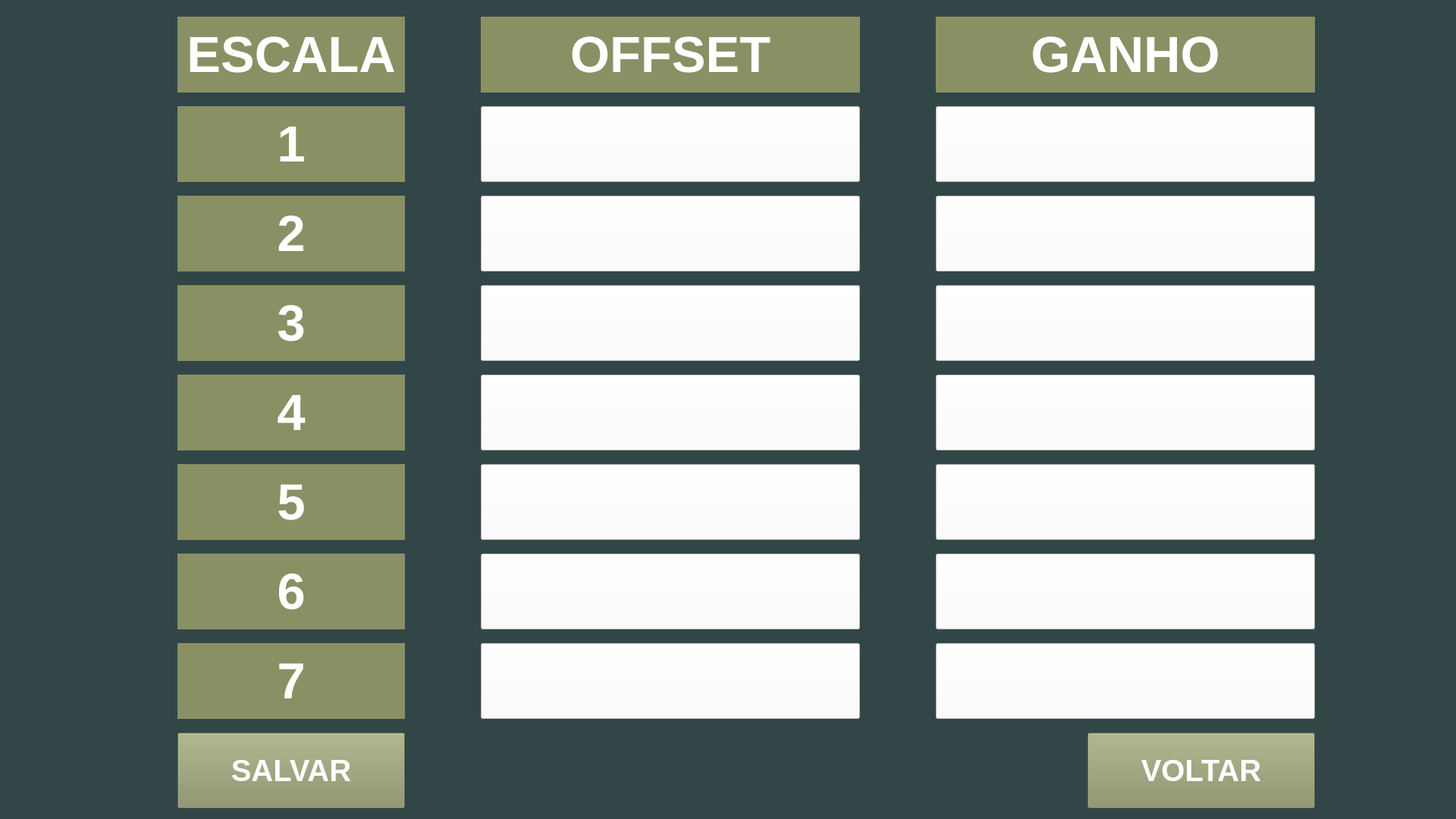
      <widget class="QFrame" name="calib">
       <property name="geometry">
        <rect>
         <x>0</x>
         <y>0</y>
         <width>1920</width>
         <height>1080</height>
        </rect>
       </property>
       <property name="styleSheet">
        <string notr="true">background-color: rgb(50, 70, 72);</string>
       </property>
       <widget class="QWidget" name="gridLayoutWidget_2">
        <property name="geometry">
         <rect>
          <x>140</x>
          <y>10</y>
          <width>1691</width>
          <height>1072</height>
         </rect>
        </property>
        <layout class="QGridLayout" name="gridLayout_3">
         <item row="8" column="2" alignment="Qt::AlignRight">
          <widget class="QPushButton" name="calib_back_button">
           <property name="enabled">
            <bool>true</bool>
           </property>
           <property name="minimumSize">
            <size>
             <width>300</width>
             <height>100</height>
            </size>
           </property>
           <property name="maximumSize">
            <size>
             <width>300</width>
             <height>100</height>
            </size>
           </property>
           <property name="font">
            <font>
             <pointsize>30</pointsize>
             <weight>75</weight>
             <bold>true</bold>
            </font>
           </property>
           <property name="styleSheet">
            <string notr="true">background-color: rgb(137, 144, 100);
color: rgb(255, 255, 255);</string>
           </property>
           <property name="text">
            <string>VOLTAR</string>
           </property>
          </widget>
         </item>
         <item row="6" column="0">
          <widget class="QLabel" name="label_17">
           <property name="sizePolicy">
            <sizepolicy hsizetype="Preferred" vsizetype="Expanding">
             <horstretch>0</horstretch>
             <verstretch>0</verstretch>
            </sizepolicy>
           </property>
           <property name="minimumSize">
            <size>
             <width>0</width>
             <height>100</height>
            </size>
           </property>
           <property name="maximumSize">
            <size>
             <width>300</width>
             <height>100</height>
            </size>
           </property>
           <property name="font">
            <font>
             <pointsize>50</pointsize>
             <weight>75</weight>
             <bold>true</bold>
            </font>
           </property>
           <property name="styleSheet">
            <string notr="true">background-color: rgb(137, 144, 100);
color: rgb(255, 255, 255);</string>
           </property>
           <property name="text">
            <string>6</string>
           </property>
           <property name="alignment">
            <set>Qt::AlignCenter</set>
           </property>
           <property name="indent">
            <number>0</number>
           </property>
          </widget>
         </item>
         <item row="1" column="0">
          <widget class="QLabel" name="label_12">
           <property name="sizePolicy">
            <sizepolicy hsizetype="Preferred" vsizetype="Expanding">
             <horstretch>0</horstretch>
             <verstretch>0</verstretch>
            </sizepolicy>
           </property>
           <property name="minimumSize">
            <size>
             <width>300</width>
             <height>100</height>
            </size>
           </property>
           <property name="maximumSize">
            <size>
             <width>300</width>
             <height>100</height>
            </size>
           </property>
           <property name="font">
            <font>
             <pointsize>50</pointsize>
             <weight>75</weight>
             <bold>true</bold>
            </font>
           </property>
           <property name="styleSheet">
            <string notr="true">background-color: rgb(137, 144, 100);
color: rgb(255, 255, 255);</string>
           </property>
           <property name="text">
            <string>1</string>
           </property>
           <property name="alignment">
            <set>Qt::AlignCenter</set>
           </property>
           <property name="indent">
            <number>0</number>
           </property>
          </widget>
         </item>
         <item row="0" column="2">
          <widget class="QLabel" name="label_11">
           <property name="sizePolicy">
            <sizepolicy hsizetype="Preferred" vsizetype="Expanding">
             <horstretch>0</horstretch>
             <verstretch>0</verstretch>
            </sizepolicy>
           </property>
           <property name="minimumSize">
            <size>
             <width>500</width>
             <height>100</height>
            </size>
           </property>
           <property name="maximumSize">
            <size>
             <width>500</width>
             <height>100</height>
            </size>
           </property>
           <property name="font">
            <font>
             <pointsize>50</pointsize>
             <weight>75</weight>
             <bold>true</bold>
            </font>
           </property>
           <property name="styleSheet">
            <string notr="true">background-color: rgb(137, 144, 100);
color: rgb(255, 255, 255);</string>
           </property>
           <property name="text">
            <string>GANHO</string>
           </property>
           <property name="alignment">
            <set>Qt::AlignCenter</set>
           </property>
           <property name="indent">
            <number>-1</number>
           </property>
          </widget>
         </item>
         <item row="7" column="0">
          <widget class="QLabel" name="label_18">
           <property name="sizePolicy">
            <sizepolicy hsizetype="Preferred" vsizetype="Expanding">
             <horstretch>0</horstretch>
             <verstretch>0</verstretch>
            </sizepolicy>
           </property>
           <property name="minimumSize">
            <size>
             <width>0</width>
             <height>100</height>
            </size>
           </property>
           <property name="maximumSize">
            <size>
             <width>300</width>
             <height>100</height>
            </size>
           </property>
           <property name="font">
            <font>
             <pointsize>50</pointsize>
             <weight>75</weight>
             <bold>true</bold>
            </font>
           </property>
           <property name="styleSheet">
            <string notr="true">background-color: rgb(137, 144, 100);
color: rgb(255, 255, 255);</string>
           </property>
           <property name="text">
            <string>7</string>
           </property>
           <property name="alignment">
            <set>Qt::AlignCenter</set>
           </property>
           <property name="indent">
            <number>0</number>
           </property>
          </widget>
         </item>
         <item row="4" column="0">
          <widget class="QLabel" name="label_16">
           <property name="sizePolicy">
            <sizepolicy hsizetype="Preferred" vsizetype="Expanding">
             <horstretch>0</horstretch>
             <verstretch>0</verstretch>
            </sizepolicy>
           </property>
           <property name="minimumSize">
            <size>
             <width>0</width>
             <height>100</height>
            </size>
           </property>
           <property name="maximumSize">
            <size>
             <width>300</width>
             <height>100</height>
            </size>
           </property>
           <property name="font">
            <font>
             <pointsize>50</pointsize>
             <weight>75</weight>
             <bold>true</bold>
            </font>
           </property>
           <property name="styleSheet">
            <string notr="true">background-color: rgb(137, 144, 100);
color: rgb(255, 255, 255);</string>
           </property>
           <property name="text">
            <string>4</string>
           </property>
           <property name="alignment">
            <set>Qt::AlignCenter</set>
           </property>
           <property name="indent">
            <number>0</number>
           </property>
          </widget>
         </item>
         <item row="0" column="1">
          <widget class="QLabel" name="label_10">
           <property name="sizePolicy">
            <sizepolicy hsizetype="Preferred" vsizetype="Expanding">
             <horstretch>0</horstretch>
             <verstretch>0</verstretch>
            </sizepolicy>
           </property>
           <property name="minimumSize">
            <size>
             <width>500</width>
             <height>100</height>
            </size>
           </property>
           <property name="maximumSize">
            <size>
             <width>500</width>
             <height>100</height>
            </size>
           </property>
           <property name="font">
            <font>
             <pointsize>50</pointsize>
             <weight>75</weight>
             <bold>true</bold>
            </font>
           </property>
           <property name="styleSheet">
            <string notr="true">background-color: rgb(137, 144, 100);
color: rgb(255, 255, 255);</string>
           </property>
           <property name="text">
            <string>OFFSET</string>
           </property>
           <property name="alignment">
            <set>Qt::AlignCenter</set>
           </property>
           <property name="indent">
            <number>-1</number>
           </property>
          </widget>
         </item>
         <item row="8" column="0">
          <widget class="QPushButton" name="calib_save_button">
           <property name="enabled">
            <bool>true</bool>
           </property>
           <property name="minimumSize">
            <size>
             <width>300</width>
             <height>100</height>
            </size>
           </property>
           <property name="maximumSize">
            <size>
             <width>300</width>
             <height>100</height>
            </size>
           </property>
           <property name="font">
            <font>
             <pointsize>30</pointsize>
             <weight>75</weight>
             <bold>true</bold>
            </font>
           </property>
           <property name="styleSheet">
            <string notr="true">background-color: rgb(137, 144, 100);
color: rgb(255, 255, 255);</string>
           </property>
           <property name="text">
            <string>SALVAR</string>
           </property>
          </widget>
         </item>
         <item row="3" column="0">
          <widget class="QLabel" name="label_14">
           <property name="sizePolicy">
            <sizepolicy hsizetype="Preferred" vsizetype="Expanding">
             <horstretch>0</horstretch>
             <verstretch>0</verstretch>
            </sizepolicy>
           </property>
           <property name="minimumSize">
            <size>
             <width>0</width>
             <height>100</height>
            </size>
           </property>
           <property name="maximumSize">
            <size>
             <width>300</width>
             <height>100</height>
            </size>
           </property>
           <property name="font">
            <font>
             <pointsize>50</pointsize>
             <weight>75</weight>
             <bold>true</bold>
            </font>
           </property>
           <property name="styleSheet">
            <string notr="true">background-color: rgb(137, 144, 100);
color: rgb(255, 255, 255);</string>
           </property>
           <property name="text">
            <string>3</string>
           </property>
           <property name="alignment">
            <set>Qt::AlignCenter</set>
           </property>
           <property name="indent">
            <number>0</number>
           </property>
          </widget>
         </item>
         <item row="5" column="0">
          <widget class="QLabel" name="label_15">
           <property name="sizePolicy">
            <sizepolicy hsizetype="Preferred" vsizetype="Expanding">
             <horstretch>0</horstretch>
             <verstretch>0</verstretch>
            </sizepolicy>
           </property>
           <property name="minimumSize">
            <size>
             <width>0</width>
             <height>100</height>
            </size>
           </property>
           <property name="maximumSize">
            <size>
             <width>300</width>
             <height>100</height>
            </size>
           </property>
           <property name="font">
            <font>
             <pointsize>50</pointsize>
             <weight>75</weight>
             <bold>true</bold>
            </font>
           </property>
           <property name="styleSheet">
            <string notr="true">background-color: rgb(137, 144, 100);
color: rgb(255, 255, 255);</string>
           </property>
           <property name="text">
            <string>5</string>
           </property>
           <property name="alignment">
            <set>Qt::AlignCenter</set>
           </property>
           <property name="indent">
            <number>0</number>
           </property>
          </widget>
         </item>
         <item row="2" column="0">
          <widget class="QLabel" name="label_13">
           <property name="sizePolicy">
            <sizepolicy hsizetype="Preferred" vsizetype="Expanding">
             <horstretch>0</horstretch>
             <verstretch>0</verstretch>
            </sizepolicy>
           </property>
           <property name="minimumSize">
            <size>
             <width>0</width>
             <height>100</height>
            </size>
           </property>
           <property name="maximumSize">
            <size>
             <width>300</width>
             <height>100</height>
            </size>
           </property>
           <property name="font">
            <font>
             <pointsize>50</pointsize>
             <weight>75</weight>
             <bold>true</bold>
            </font>
           </property>
           <property name="styleSheet">
            <string notr="true">background-color: rgb(137, 144, 100);
color: rgb(255, 255, 255);</string>
           </property>
           <property name="text">
            <string>2</string>
           </property>
           <property name="alignment">
            <set>Qt::AlignCenter</set>
           </property>
           <property name="indent">
            <number>0</number>
           </property>
          </widget>
         </item>
         <item row="0" column="0">
          <widget class="QLabel" name="label_9">
           <property name="sizePolicy">
            <sizepolicy hsizetype="Preferred" vsizetype="Expanding">
             <horstretch>0</horstretch>
             <verstretch>0</verstretch>
            </sizepolicy>
           </property>
           <property name="minimumSize">
            <size>
             <width>300</width>
             <height>100</height>
            </size>
           </property>
           <property name="maximumSize">
            <size>
             <width>300</width>
             <height>100</height>
            </size>
           </property>
           <property name="font">
            <font>
             <pointsize>50</pointsize>
             <weight>75</weight>
             <bold>true</bold>
            </font>
           </property>
           <property name="styleSheet">
            <string notr="true">background-color: rgb(137, 144, 100);
color: rgb(255, 255, 255);</string>
           </property>
           <property name="text">
            <string>ESCALA</string>
           </property>
           <property name="alignment">
            <set>Qt::AlignCenter</set>
           </property>
           <property name="indent">
            <number>-1</number>
           </property>
          </widget>
         </item>
         <item row="1" column="1">
          <widget class="QPushButton" name="calib_offset1_field">
           <property name="enabled">
            <bool>true</bool>
           </property>
           <property name="minimumSize">
            <size>
             <width>500</width>
             <height>100</height>
            </size>
           </property>
           <property name="maximumSize">
            <size>
             <width>500</width>
             <height>100</height>
            </size>
           </property>
           <property name="font">
            <font>
             <pointsize>80</pointsize>
             <weight>75</weight>
             <bold>true</bold>
            </font>
           </property>
           <property name="styleSheet">
            <string notr="true">background-color: rgb(255, 255, 255);
color: rgb(0, 0, 0);</string>
           </property>
           <property name="text">
            <string/>
           </property>
          </widget>
         </item>
         <item row="2" column="1">
          <widget class="QPushButton" name="calib_offset2_field">
           <property name="enabled">
            <bool>true</bool>
           </property>
           <property name="minimumSize">
            <size>
             <width>500</width>
             <height>100</height>
            </size>
           </property>
           <property name="maximumSize">
            <size>
             <width>500</width>
             <height>100</height>
            </size>
           </property>
           <property name="font">
            <font>
             <pointsize>80</pointsize>
             <weight>75</weight>
             <bold>true</bold>
            </font>
           </property>
           <property name="styleSheet">
            <string notr="true">background-color: rgb(255, 255, 255);
color: rgb(0, 0, 0);</string>
           </property>
           <property name="text">
            <string/>
           </property>
          </widget>
         </item>
         <item row="3" column="1">
          <widget class="QPushButton" name="calib_offset3_field">
           <property name="enabled">
            <bool>true</bool>
           </property>
           <property name="minimumSize">
            <size>
             <width>500</width>
             <height>100</height>
            </size>
           </property>
           <property name="maximumSize">
            <size>
             <width>500</width>
             <height>100</height>
            </size>
           </property>
           <property name="font">
            <font>
             <pointsize>80</pointsize>
             <weight>75</weight>
             <bold>true</bold>
            </font>
           </property>
           <property name="styleSheet">
            <string notr="true">background-color: rgb(255, 255, 255);
color: rgb(0, 0, 0);</string>
           </property>
           <property name="text">
            <string/>
           </property>
          </widget>
         </item>
         <item row="4" column="1">
          <widget class="QPushButton" name="calib_offset4_field">
           <property name="enabled">
            <bool>true</bool>
           </property>
           <property name="minimumSize">
            <size>
             <width>500</width>
             <height>100</height>
            </size>
           </property>
           <property name="maximumSize">
            <size>
             <width>500</width>
             <height>100</height>
            </size>
           </property>
           <property name="font">
            <font>
             <pointsize>80</pointsize>
             <weight>75</weight>
             <bold>true</bold>
            </font>
           </property>
           <property name="styleSheet">
            <string notr="true">background-color: rgb(255, 255, 255);
color: rgb(0, 0, 0);</string>
           </property>
           <property name="text">
            <string/>
           </property>
          </widget>
         </item>
         <item row="5" column="1">
          <widget class="QPushButton" name="calib_offset5_field">
           <property name="enabled">
            <bool>true</bool>
           </property>
           <property name="minimumSize">
            <size>
             <width>500</width>
             <height>100</height>
            </size>
           </property>
           <property name="maximumSize">
            <size>
             <width>500</width>
             <height>100</height>
            </size>
           </property>
           <property name="font">
            <font>
             <pointsize>80</pointsize>
             <weight>75</weight>
             <bold>true</bold>
            </font>
           </property>
           <property name="styleSheet">
            <string notr="true">background-color: rgb(255, 255, 255);
color: rgb(0, 0, 0);</string>
           </property>
           <property name="text">
            <string/>
           </property>
          </widget>
         </item>
         <item row="6" column="1">
          <widget class="QPushButton" name="calib_offset6_field">
           <property name="enabled">
            <bool>true</bool>
           </property>
           <property name="minimumSize">
            <size>
             <width>500</width>
             <height>100</height>
            </size>
           </property>
           <property name="maximumSize">
            <size>
             <width>500</width>
             <height>100</height>
            </size>
           </property>
           <property name="font">
            <font>
             <pointsize>80</pointsize>
             <weight>75</weight>
             <bold>true</bold>
            </font>
           </property>
           <property name="styleSheet">
            <string notr="true">background-color: rgb(255, 255, 255);
color: rgb(0, 0, 0);</string>
           </property>
           <property name="text">
            <string/>
           </property>
          </widget>
         </item>
         <item row="7" column="1">
          <widget class="QPushButton" name="calib_offset7_field">
           <property name="enabled">
            <bool>true</bool>
           </property>
           <property name="minimumSize">
            <size>
             <width>500</width>
             <height>100</height>
            </size>
           </property>
           <property name="maximumSize">
            <size>
             <width>500</width>
             <height>100</height>
            </size>
           </property>
           <property name="font">
            <font>
             <pointsize>80</pointsize>
             <weight>75</weight>
             <bold>true</bold>
            </font>
           </property>
           <property name="styleSheet">
            <string notr="true">background-color: rgb(255, 255, 255);
color: rgb(0, 0, 0);</string>
           </property>
           <property name="text">
            <string/>
           </property>
          </widget>
         </item>
         <item row="1" column="2">
          <widget class="QPushButton" name="calib_gain1_field">
           <property name="enabled">
            <bool>true</bool>
           </property>
           <property name="minimumSize">
            <size>
             <width>500</width>
             <height>100</height>
            </size>
           </property>
           <property name="maximumSize">
            <size>
             <width>500</width>
             <height>100</height>
            </size>
           </property>
           <property name="font">
            <font>
             <pointsize>80</pointsize>
             <weight>75</weight>
             <bold>true</bold>
            </font>
           </property>
           <property name="styleSheet">
            <string notr="true">background-color: rgb(255, 255, 255);
color: rgb(0, 0, 0);</string>
           </property>
           <property name="text">
            <string/>
           </property>
          </widget>
         </item>
         <item row="2" column="2">
          <widget class="QPushButton" name="calib_gain2_field">
           <property name="enabled">
            <bool>true</bool>
           </property>
           <property name="minimumSize">
            <size>
             <width>500</width>
             <height>100</height>
            </size>
           </property>
           <property name="maximumSize">
            <size>
             <width>500</width>
             <height>100</height>
            </size>
           </property>
           <property name="font">
            <font>
             <pointsize>80</pointsize>
             <weight>75</weight>
             <bold>true</bold>
            </font>
           </property>
           <property name="styleSheet">
            <string notr="true">background-color: rgb(255, 255, 255);
color: rgb(0, 0, 0);</string>
           </property>
           <property name="text">
            <string/>
           </property>
          </widget>
         </item>
         <item row="3" column="2">
          <widget class="QPushButton" name="calib_gain3_field">
           <property name="enabled">
            <bool>true</bool>
           </property>
           <property name="minimumSize">
            <size>
             <width>500</width>
             <height>100</height>
            </size>
           </property>
           <property name="maximumSize">
            <size>
             <width>500</width>
             <height>100</height>
            </size>
           </property>
           <property name="font">
            <font>
             <pointsize>80</pointsize>
             <weight>75</weight>
             <bold>true</bold>
            </font>
           </property>
           <property name="styleSheet">
            <string notr="true">background-color: rgb(255, 255, 255);
color: rgb(0, 0, 0);</string>
           </property>
           <property name="text">
            <string/>
           </property>
          </widget>
         </item>
         <item row="4" column="2">
          <widget class="QPushButton" name="calib_gain4_field">
           <property name="enabled">
            <bool>true</bool>
           </property>
           <property name="minimumSize">
            <size>
             <width>500</width>
             <height>100</height>
            </size>
           </property>
           <property name="maximumSize">
            <size>
             <width>500</width>
             <height>100</height>
            </size>
           </property>
           <property name="font">
            <font>
             <pointsize>80</pointsize>
             <weight>75</weight>
             <bold>true</bold>
            </font>
           </property>
           <property name="styleSheet">
            <string notr="true">background-color: rgb(255, 255, 255);
color: rgb(0, 0, 0);</string>
           </property>
           <property name="text">
            <string/>
           </property>
          </widget>
         </item>
         <item row="5" column="2">
          <widget class="QPushButton" name="calib_gain5_field">
           <property name="enabled">
            <bool>true</bool>
           </property>
           <property name="minimumSize">
            <size>
             <width>500</width>
             <height>100</height>
            </size>
           </property>
           <property name="maximumSize">
            <size>
             <width>500</width>
             <height>100</height>
            </size>
           </property>
           <property name="font">
            <font>
             <pointsize>80</pointsize>
             <weight>75</weight>
             <bold>true</bold>
            </font>
           </property>
           <property name="styleSheet">
            <string notr="true">background-color: rgb(255, 255, 255);
color: rgb(0, 0, 0);</string>
           </property>
           <property name="text">
            <string/>
           </property>
          </widget>
         </item>
         <item row="6" column="2">
          <widget class="QPushButton" name="calib_gain6_field">
           <property name="enabled">
            <bool>true</bool>
           </property>
           <property name="minimumSize">
            <size>
             <width>500</width>
             <height>100</height>
            </size>
           </property>
           <property name="maximumSize">
            <size>
             <width>500</width>
             <height>100</height>
            </size>
           </property>
           <property name="font">
            <font>
             <pointsize>80</pointsize>
             <weight>75</weight>
             <bold>true</bold>
            </font>
           </property>
           <property name="styleSheet">
            <string notr="true">background-color: rgb(255, 255, 255);
color: rgb(0, 0, 0);</string>
           </property>
           <property name="text">
            <string/>
           </property>
          </widget>
         </item>
         <item row="7" column="2">
          <widget class="QPushButton" name="calib_gain7_field">
           <property name="enabled">
            <bool>true</bool>
           </property>
           <property name="minimumSize">
            <size>
             <width>500</width>
             <height>100</height>
            </size>
           </property>
           <property name="maximumSize">
            <size>
             <width>500</width>
             <height>100</height>
            </size>
           </property>
           <property name="font">
            <font>
             <pointsize>80</pointsize>
             <weight>75</weight>
             <bold>true</bold>
            </font>
           </property>
           <property name="styleSheet">
            <string notr="true">background-color: rgb(255, 255, 255);
color: rgb(0, 0, 0);</string>
           </property>
           <property name="text">
            <string/>
           </property>
          </widget>
         </item>
        </layout>
       </widget>
      </widget>
